Frame 1 (no input): blank canvas, image omitted
Frame 60 (the mouse pressed at the canvas centre just before this capture): blank canvas, image omitted
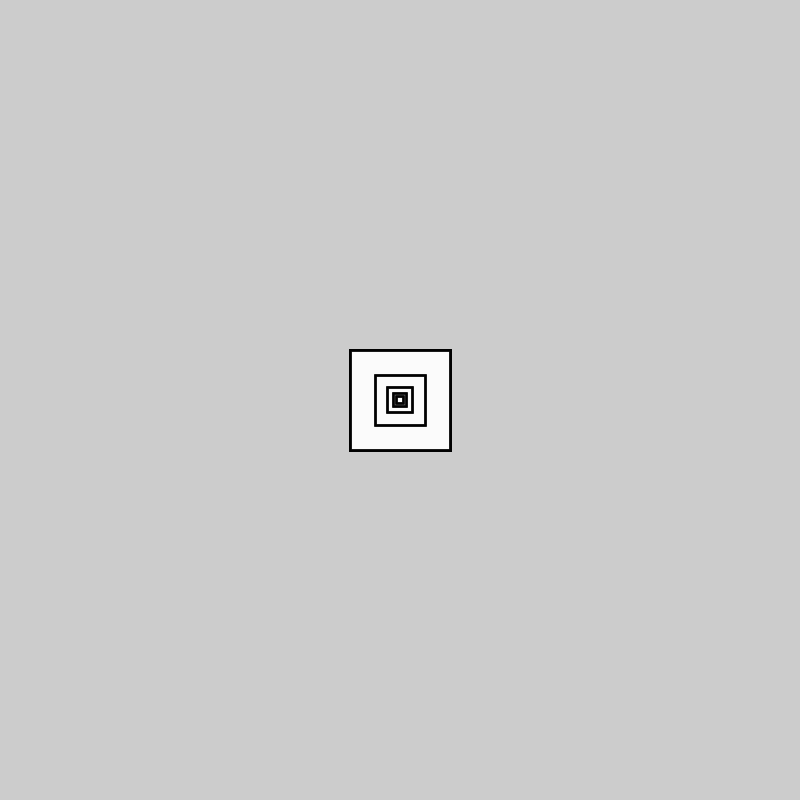
Frame 120 (the mouse held since frame 60 and released just before this capture)

The Processing sketch whose frames 1 and 60 were blank and that drew this single picture after the mouse press (run headless with seeded random() and noise(); from frame 60 on, the mouse is pressed at the canvas centre):

// Processing sketch: eclipse__sketch_2
// ── eclipse__sketch_2.pde
void setup() {
  size(800, 800);
  rectMode(CENTER);
}

void draw() {
  if (mousePressed) {
    composicion(mouseX, mouseY, 100, 100);
  }
}

void composicion(float posicionX, float posicionY, float ancho, float alto) {
  
  strokeWeight(2);
  
  // cuadrado principal
  fill(255, 30);
  rect(posicionX, posicionY, ancho, alto);
  
  // cuadrados internos
  noFill();
  rect(posicionX, posicionY, ancho/2, alto/2);
  rect(posicionX, posicionY, ancho/4, alto/4);
  rect(posicionX, posicionY, ancho/8, alto/8);
  rect(posicionX, posicionY, ancho/16, alto/16);
}
